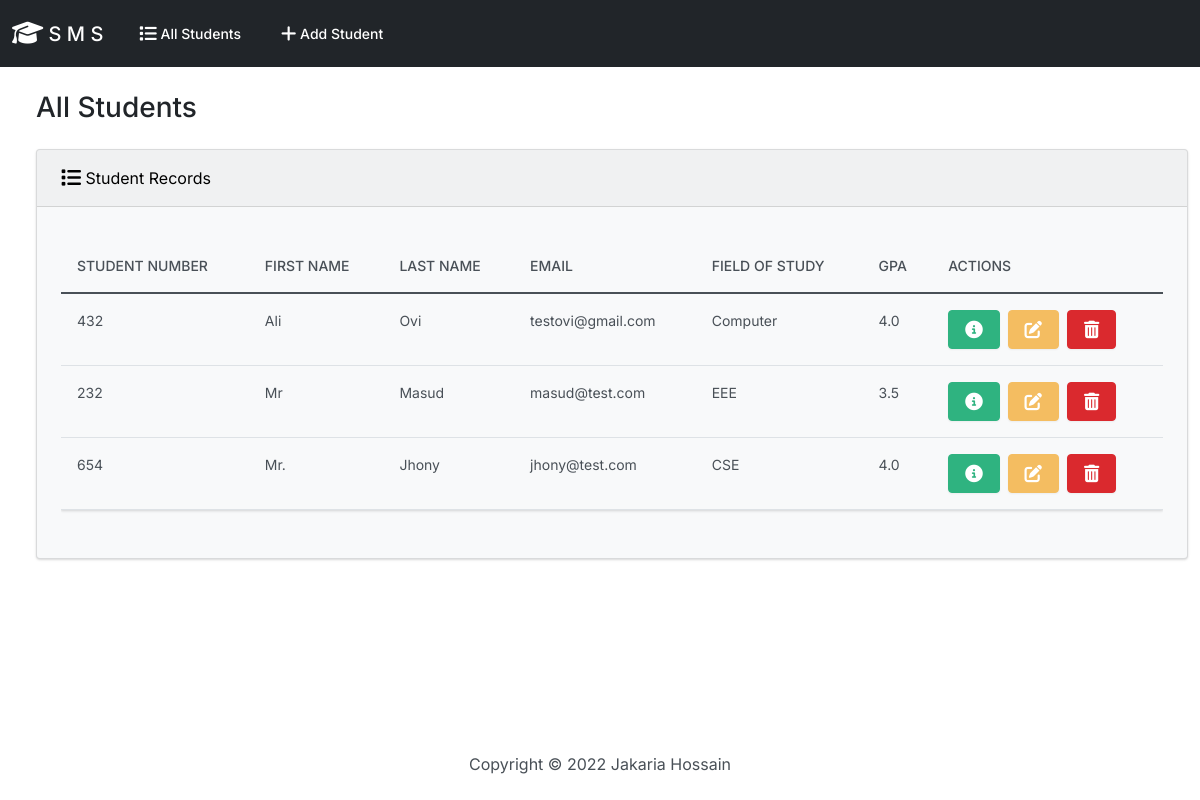
The page / on the database its author committed.
### students/models.py (models this page shows, shortened)
class Student(models.Model):
    student_number = models.PositiveIntegerField()
    first_name = models.CharField(max_length=50)
    last_name = models.CharField(max_length=50)
    email = models.EmailField(max_length=100)
    field_of_study = models.CharField(max_length=50)
    gpa = models.FloatField()

### students/views.py (the view)
# urls.py: path('', views.index, name='index'),
def index(request):
    return render(request, 'students/index.html', {
        'students': Student.objects.all()
    })

### students/templates/students/index.html (shortened to what this page needs)
{% extends "students/base.html" %}
{% block body %}
<h3 class="m-4"> All Students</h3>
            <div class="row">
                <div class="col-12">
                    {% if students %}
                    <div class="card text-black bg-light ms-4 mb-4">
                        <div class="card-header">
                            <i class="fa-solid fa-list fa-lg"></i> Student Records
                        </div>
                        <div class="card-body">
                          <p class="card-text">
                            <div class="table-responsive">
                                <table class="table table-hover">
                                    <thead>
                                      <tr>
                                        <th scope="col">Student Number</th>
                                        <th scope="col">First Name</th>
                                        <th scope="col">Last Name</th>
                                        <th scope="col">Email</th>
                                        <th scope="col">Field of Study</th>
                                        <th scope="col">GPA</th>
                                        <th scope="col">Actions</th>
                                      </tr>
                                    </thead>
                                    <tbody>
                                      {% for student in students %}
                                      <tr>
                                        <td>{{ student.student_number }}</td>
                                        <td>{{ student.first_name }}</td>
                                        <td>{{ student.last_name }}</td>
                                        <td>{{ student.email }}</td>
                                        <td>{{ student.field_of_study }}</td>
                                        <td>{{ student.gpa }}</td>
                                        <td>
                                            <button type="button" class="btn-success btn me-1" href="{% url 'view_student' student.id %}" data-bs-toggle="modal" data-bs-target="#myModal{{student.id}}">
                                            </button>
                                              <a class="btn btn-warning me-1" href="{% url 'edit' student.id %}">
                                              </a>
                                              <button type="button" class="btn btn-danger" data-bs-toggle="modal"
                                              data-bs-target="#delete{{student.id}}">
                                              </button>
                                        </td>
                                      </tr>
                                      {% endfor %}
                                    </tbody>
                                  </table>
                            </div>
                          </p>
                        </div>
                      </div>
                    {% else %}
                    <h5 class="alert alert-dark ms-4 me-4">
                        No Student Records
                    </h5>
                    {% endif %}
                </div>
            </div>
{% endblock %}

### students/templates/students/base.html (shortened to what this page needs)
{% load static %}
<!Doctype html>
<html lang="end">
    <head>
        <link rel="stylesheet" href="https://cdnjs.cloudflare.com/ajax/libs/font-awesome/6.1.1/css/all.min.css" />
        <link href="{% static 'css/bootstrap.min.css' %}" rel="stylesheet">
    </head>
    <body class="d-flex flex-column min-vh-100">
        <nav class="navbar navbar-expand-lg navbar-dark bg-dark">
            <div class="container-fluid">
              <a class="navbar-brand" href="{% url 'index' %}">
                <i class="fa-solid fa-graduation-cap fa-lg"></i> S M S
              </a>
              <div class="collapse navbar-collapse" id="navbarColor02">
                <ul class="navbar-nav me-auto">
                  <li class="nav-item">
                    <a class="nav-link" href="{% url 'index' %}">
                         All Students
                    </a>
                  </li>
                  <li class="nav-item">
                    <a class="nav-link" href="{% url 'add' %}">
                         Add Student
                    </a>
                  </li>
                </ul>
              </div>
            </div>
          </nav>
          <div class="container-fluid">
            {% block body %}
            {% endblock %}
          </div>
          <footer class="mt-auto mb-4">
            <div class="text-center">
                <span>
                    Copyright &copy; <script>document.write(new Date().getFullYear())</script> Jakaria Hossain
                </span>
            </div>
          </footer>
    </body>
</html>

### rows shown on the page
Student: student_number "432", first_name "Ali", last_name "Ovi", email "testovi@gmail.com", field_of_study "Computer", gpa "4.0"
Student: student_number "232", first_name "Mr", last_name "Masud", email "masud@test.com", field_of_study "EEE", gpa "3.5"
Student: student_number "654", first_name "Mr.", last_name "Jhony", email "jhony@test.com", field_of_study "CSE", gpa "4.0"
